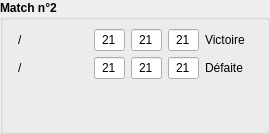
<?xml version="1.0" encoding="UTF-8"?>
<ui version="4.0">
 <class>QMatchWidget</class>
 <widget class="QWidget" name="QMatchWidget">
  <property name="geometry">
   <rect>
    <x>0</x>
    <y>0</y>
    <width>270</width>
    <height>134</height>
   </rect>
  </property>
  <property name="windowTitle">
   <string>Form</string>
  </property>
  <layout class="QGridLayout" name="gridLayout">
   <property name="leftMargin">
    <number>0</number>
   </property>
   <property name="topMargin">
    <number>0</number>
   </property>
   <property name="rightMargin">
    <number>0</number>
   </property>
   <property name="bottomMargin">
    <number>0</number>
   </property>
   <property name="spacing">
    <number>0</number>
   </property>
   <item row="0" column="0">
    <widget class="QGroupBox" name="groupBox">
     <property name="font">
      <font>
       <weight>75</weight>
       <bold>true</bold>
      </font>
     </property>
     <property name="title">
      <string>Match n°2</string>
     </property>
     <property name="flat">
      <bool>true</bool>
     </property>
     <property name="checkable">
      <bool>false</bool>
     </property>
     <property name="checked">
      <bool>false</bool>
     </property>
     <layout class="QGridLayout" name="gridLayout_2">
      <item row="0" column="0">
       <layout class="QVBoxLayout" name="verticalLayout_3">
        <item>
         <layout class="QHBoxLayout" name="horizontalLayout_5">
          <item>
           <layout class="QHBoxLayout" name="horizontalLayout">
            <item>
             <widget class="QPlayerWidget" name="player1Widget" native="true">
              <property name="font">
               <font>
                <weight>50</weight>
                <bold>false</bold>
               </font>
              </property>
             </widget>
            </item>
            <item>
             <widget class="QLabel" name="label_8">
              <property name="font">
               <font>
                <weight>50</weight>
                <bold>false</bold>
               </font>
              </property>
              <property name="text">
               <string>/</string>
              </property>
             </widget>
            </item>
            <item>
             <widget class="QPlayerWidget" name="player2Widget" native="true">
              <property name="font">
               <font>
                <weight>50</weight>
                <bold>false</bold>
               </font>
              </property>
             </widget>
            </item>
           </layout>
          </item>
          <item>
           <spacer name="horizontalSpacer_4">
            <property name="orientation">
             <enum>Qt::Horizontal</enum>
            </property>
            <property name="sizeHint" stdset="0">
             <size>
              <width>40</width>
              <height>20</height>
             </size>
            </property>
           </spacer>
          </item>
         </layout>
        </item>
        <item>
         <layout class="QHBoxLayout" name="horizontalLayout_6">
          <item>
           <layout class="QHBoxLayout" name="horizontalLayout_4">
            <item>
             <widget class="QPlayerWidget" name="player3Widget" native="true">
              <property name="font">
               <font>
                <weight>50</weight>
                <bold>false</bold>
               </font>
              </property>
             </widget>
            </item>
            <item>
             <widget class="QLabel" name="label_9">
              <property name="font">
               <font>
                <weight>50</weight>
                <bold>false</bold>
               </font>
              </property>
              <property name="text">
               <string>/</string>
              </property>
             </widget>
            </item>
            <item>
             <widget class="QPlayerWidget" name="player4Widget" native="true">
              <property name="font">
               <font>
                <weight>50</weight>
                <bold>false</bold>
               </font>
              </property>
             </widget>
            </item>
           </layout>
          </item>
          <item>
           <spacer name="horizontalSpacer_3">
            <property name="orientation">
             <enum>Qt::Horizontal</enum>
            </property>
            <property name="sizeHint" stdset="0">
             <size>
              <width>40</width>
              <height>20</height>
             </size>
            </property>
           </spacer>
          </item>
         </layout>
        </item>
       </layout>
      </item>
      <item row="0" column="1">
       <layout class="QVBoxLayout" name="verticalLayout">
        <item>
         <layout class="QHBoxLayout" name="horizontalLayout_2">
          <item>
           <widget class="QLineEdit" name="lineTeam1Set1">
            <property name="sizePolicy">
             <sizepolicy hsizetype="Maximum" vsizetype="Maximum">
              <horstretch>0</horstretch>
              <verstretch>0</verstretch>
             </sizepolicy>
            </property>
            <property name="maximumSize">
             <size>
              <width>31</width>
              <height>16777215</height>
             </size>
            </property>
            <property name="font">
             <font>
              <pointsize>9</pointsize>
              <weight>50</weight>
              <bold>false</bold>
             </font>
            </property>
            <property name="text">
             <string>21</string>
            </property>
            <property name="alignment">
             <set>Qt::AlignCenter</set>
            </property>
           </widget>
          </item>
          <item>
           <widget class="QLineEdit" name="lineTeam1Set2">
            <property name="sizePolicy">
             <sizepolicy hsizetype="Maximum" vsizetype="Maximum">
              <horstretch>0</horstretch>
              <verstretch>0</verstretch>
             </sizepolicy>
            </property>
            <property name="maximumSize">
             <size>
              <width>31</width>
              <height>16777215</height>
             </size>
            </property>
            <property name="font">
             <font>
              <pointsize>9</pointsize>
              <weight>50</weight>
              <bold>false</bold>
             </font>
            </property>
            <property name="text">
             <string>21</string>
            </property>
            <property name="alignment">
             <set>Qt::AlignCenter</set>
            </property>
           </widget>
          </item>
          <item>
           <widget class="QLineEdit" name="lineTeam1Set3">
            <property name="sizePolicy">
             <sizepolicy hsizetype="Maximum" vsizetype="Maximum">
              <horstretch>0</horstretch>
              <verstretch>0</verstretch>
             </sizepolicy>
            </property>
            <property name="maximumSize">
             <size>
              <width>31</width>
              <height>16777215</height>
             </size>
            </property>
            <property name="font">
             <font>
              <pointsize>9</pointsize>
              <weight>50</weight>
              <bold>false</bold>
             </font>
            </property>
            <property name="text">
             <string>21</string>
            </property>
            <property name="alignment">
             <set>Qt::AlignCenter</set>
            </property>
           </widget>
          </item>
         </layout>
        </item>
        <item>
         <layout class="QHBoxLayout" name="horizontalLayout_3">
          <item>
           <widget class="QLineEdit" name="lineTeam2Set1">
            <property name="sizePolicy">
             <sizepolicy hsizetype="Maximum" vsizetype="Maximum">
              <horstretch>0</horstretch>
              <verstretch>0</verstretch>
             </sizepolicy>
            </property>
            <property name="maximumSize">
             <size>
              <width>31</width>
              <height>16777215</height>
             </size>
            </property>
            <property name="font">
             <font>
              <pointsize>9</pointsize>
              <weight>50</weight>
              <bold>false</bold>
             </font>
            </property>
            <property name="text">
             <string>21</string>
            </property>
            <property name="alignment">
             <set>Qt::AlignCenter</set>
            </property>
           </widget>
          </item>
          <item>
           <widget class="QLineEdit" name="lineTeam2Set2">
            <property name="sizePolicy">
             <sizepolicy hsizetype="Maximum" vsizetype="Maximum">
              <horstretch>0</horstretch>
              <verstretch>0</verstretch>
             </sizepolicy>
            </property>
            <property name="maximumSize">
             <size>
              <width>31</width>
              <height>16777215</height>
             </size>
            </property>
            <property name="font">
             <font>
              <pointsize>9</pointsize>
              <weight>50</weight>
              <bold>false</bold>
             </font>
            </property>
            <property name="text">
             <string>21</string>
            </property>
            <property name="alignment">
             <set>Qt::AlignCenter</set>
            </property>
           </widget>
          </item>
          <item>
           <widget class="QLineEdit" name="lineTeam2Set3">
            <property name="sizePolicy">
             <sizepolicy hsizetype="Maximum" vsizetype="Maximum">
              <horstretch>0</horstretch>
              <verstretch>0</verstretch>
             </sizepolicy>
            </property>
            <property name="maximumSize">
             <size>
              <width>31</width>
              <height>16777215</height>
             </size>
            </property>
            <property name="font">
             <font>
              <pointsize>9</pointsize>
              <weight>50</weight>
              <bold>false</bold>
             </font>
            </property>
            <property name="text">
             <string>21</string>
            </property>
            <property name="alignment">
             <set>Qt::AlignCenter</set>
            </property>
           </widget>
          </item>
         </layout>
        </item>
       </layout>
      </item>
      <item row="0" column="2">
       <layout class="QVBoxLayout" name="verticalLayout_2">
        <item>
         <layout class="QHBoxLayout" name="horizontalLayout_7">
          <item>
           <widget class="QLabel" name="labelTeam1Status">
            <property name="font">
             <font>
              <weight>50</weight>
              <bold>false</bold>
             </font>
            </property>
            <property name="text">
             <string>Victoire</string>
            </property>
            <property name="textFormat">
             <enum>Qt::AutoText</enum>
            </property>
           </widget>
          </item>
          <item>
           <widget class="QLabel" name="iconTeam1">
            <property name="text">
             <string/>
            </property>
            <property name="pixmap">
             <pixmap resource="resource.qrc">:/icons/icons/face-smile-big-2.png</pixmap>
            </property>
            <property name="scaledContents">
             <bool>false</bool>
            </property>
           </widget>
          </item>
         </layout>
        </item>
        <item>
         <layout class="QHBoxLayout" name="horizontalLayout_8">
          <item>
           <widget class="QLabel" name="labelTeam2Status">
            <property name="font">
             <font>
              <weight>50</weight>
              <bold>false</bold>
             </font>
            </property>
            <property name="text">
             <string>Défaite</string>
            </property>
            <property name="textFormat">
             <enum>Qt::AutoText</enum>
            </property>
           </widget>
          </item>
          <item>
           <widget class="QLabel" name="iconTeam2">
            <property name="text">
             <string/>
            </property>
            <property name="pixmap">
             <pixmap resource="resource.qrc">:/icons/icons/face-crying-2.png</pixmap>
            </property>
            <property name="scaledContents">
             <bool>false</bool>
            </property>
           </widget>
          </item>
         </layout>
        </item>
       </layout>
      </item>
      <item row="1" column="1">
       <spacer name="verticalSpacer">
        <property name="orientation">
         <enum>Qt::Vertical</enum>
        </property>
        <property name="sizeHint" stdset="0">
         <size>
          <width>20</width>
          <height>40</height>
         </size>
        </property>
       </spacer>
      </item>
     </layout>
    </widget>
   </item>
  </layout>
  <zorder>groupBox</zorder>
  <zorder>layoutWidget</zorder>
 </widget>
 <customwidgets>
  <customwidget>
   <class>QPlayerWidget</class>
   <extends>QWidget</extends>
   <header>btmQPlayerWidget.h</header>
   <container>1</container>
  </customwidget>
 </customwidgets>
 <resources>
  <include location="resource.qrc"/>
 </resources>
 <connections/>
</ui>
